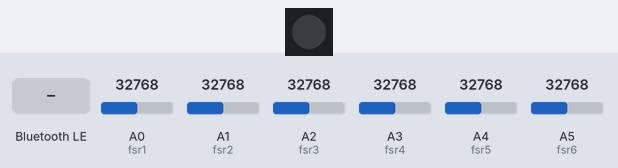
This program was run on a simulated CircuitPython board. Parts: 1 RGB LEDs in strip order, left to right. The test bench sets the inputs (shaded band); at power-on: A4 (fsr5) = 32768, A5 (fsr6) = 32768, A0 (fsr1) = 32768, A1 (fsr2) = 32768, A2 (fsr3) = 32768, A3 (fsr4) = 32768 (analog values on the 0–65535 scale). Dim RGB values are drawn brighter than linear; nothing arrives over Bluetooth unless stated; what the program prints to the serial console is not drawn.

Above: at 1.2 s.
1.3 s: "c" written over Bluetooth (the phone connects first, if it has not yet)
At 1.9 s:
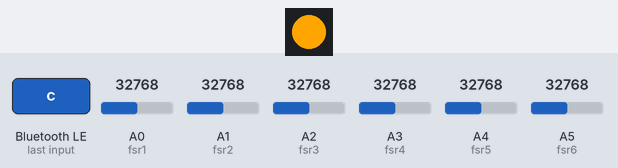
2.8 s: A4 (fsr5) set to 22608
5.8 s: A4 (fsr5) set to 21360
At 7.26 s:
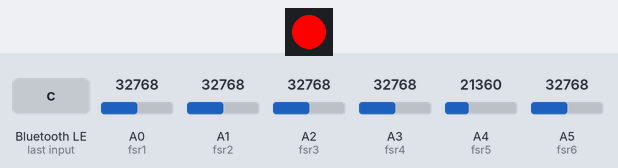
8.8 s: "r" written over Bluetooth (the phone connects first, if it has not yet)
At 9.1 s:
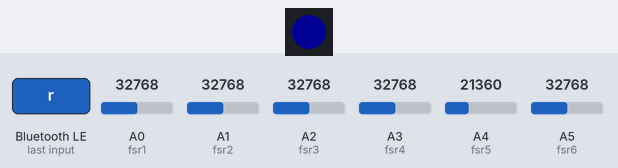
10.3 s: "calibrate" written over Bluetooth (the phone connects first, if it has not yet)
At 10.6 s:
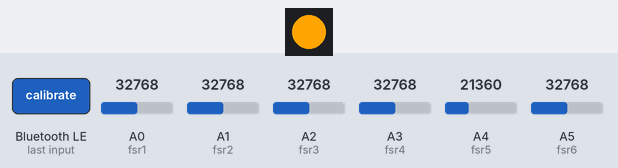
11.8 s: A5 (fsr6) set to 23056
14.8 s: A5 (fsr6) set to 21312
At 15.55 s:
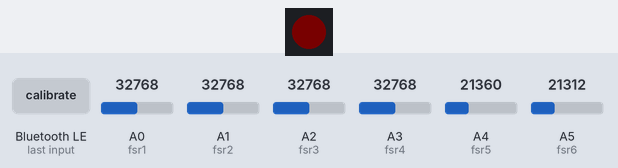
Timing chart, 0 to 18.8 s (numbered marks = the images above; inputs shaded):
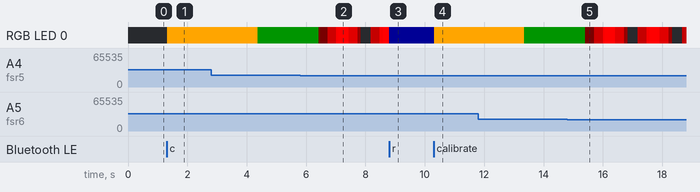

The program:

main.py
```python
# Write your code here :-)
# Posture Checker - CircuitPython
# Hardware: Adafruit ESP32-S3 Feather (8MB Flash, No PSRAM)
# Sensors:  FSR on A0, FSR on A1, FSR on A2 (velostat/conductive sheet compatible)
# BLE:      Adafruit Bluefruit Connect app (UART mode)
#
# Wiring:
#   FSR1: one leg → 3.3V, other leg → A0; 10K pulldown from A0 → GND
#   FSR2: one leg → 3.3V, other leg → A1; 10K pulldown from A1 → GND
#   FSR3: one leg → 3.3V, other leg → A2; 10K pulldown from A2 → GND
#   Velostat (optional swap-in): same wiring, just replace the FSR
#
# Required libraries in /lib:
#   adafruit_ble/
#   adafruit_bluefruit_connect/
#   neopixel.mpy

import time
import board
import analogio
import neopixel
import adafruit_ble
from adafruit_ble.advertising.standard import ProvideServicesAdvertisement
from adafruit_ble.services.nordic import UARTService

# ════════════════════════════════════════════════════════════════════════════
#  SENSOR CONFIGURATION  —  edit this section to tune your setup
# ════════════════════════════════════════════════════════════════════════════

# ── Resistor config ──────────────────────────────────────────────────────────
PULLDOWN_OHMS  = 10_000       # value of your pulldown resistors (ohms)
REFERENCE_OHMS = 10_000       # reference used when tuning thresholds below
SCALE = REFERENCE_OHMS / PULLDOWN_OHMS

# ── Calibration timing ───────────────────────────────────────────────────────
CALIBRATION_SAMPLES = 20      # total samples averaged  (more = smoother baseline)
CALIBRATION_DELAY   = 0.15    # seconds between samples (~3 s total at defaults)

# ── Sensor type assignment ───────────────────────────────────────────────────
# Set each channel to "circle", "square", or "velostat"
# This controls which deviation thresholds and pressure labels are applied.
SENSOR_TYPE = {
    "fsr1": "circle",         # A0 — circle FSR
    "fsr2": "circle",          # A1 — circle FSR
    "fsr3": "square",
    "fsr4": "square",         # A0 — circle FSR
    "fsr5": "velostat",       # A1 — square FSR
    "fsr6": "velostat",       # A2 — velostat / conductive sheet
}

# ── Per-type deviation thresholds ────────────────────────────────────────────
# Alert fires when reading deviates from baseline by more than these factors.
#   e.g. 0.25 = alert if reading is >125% or <75% of baseline
DEVIATION = {
    "circle":   0.6,        # ±25%  →  >1.25x or <0.75x baseline
    "square":   0.7,         # ±25%  →  >1.25x or <0.75x baseline
    "velostat": 0.2,         # ±10%  →  >1.10x or <0.90x baseline
}

# ── Pressure labels & ranges (raw 10-bit readings, 0–1023) ───────────────────
# Observed ranges from testing — update freely as you gather more data.
#
# Format: list of (upper_limit, label) pairs in ascending order.
# The last entry's limit is ignored (it's the catch-all "highest" bucket).
#
# CIRCLE FSR (A0)
#   Regular chair  — backseat 150-350, frontseat 5-50, lower back 0-50, upper back 0-250
#   Office chair   — backseat 100-250, frontseat 0-15, lower back 0-20, upper back 0-20
CIRCLE_THRESHOLDS = [
    (15,  "No contact"),       # below office-chair frontseat low end
    (50,  "Very light"),       # regular chair frontseat / lower-back range
    (150, "Light"),            # below regular chair backseat low end
    (250, "Moderate"),         # office chair backseat top / upper back
    (350, "Firm"),             # regular chair backseat top
    (float("inf"), "Heavy"),   # above all observed ranges
]

# SQUARE FSR (A1)
#   Office chair  — backseat 900-max, frontseat 350-800, lower back 500-700, upper 450-750
SQUARE_THRESHOLDS = [
    (350,  "No/minimal contact"),  # below frontseat low end
    (450,  "Light"),               # bottom of upper-back range
    (700,  "Moderate"),            # mid-range (lower back / upper back)
    (800,  "Firm"),                # top of frontseat range
    (900,  "High"),                # approaching backseat territory
    (float("inf"), "Max load"),    # backseat 900+
]

# VELOSTAT / CONDUCTIVE SHEET (A2)
#   ~650  = no pressure
#   750–850 = normal posture
#   850+  = too much pressure
VELOSTAT_THRESHOLDS = [
    (100,  "No pressure"),         # sensor at rest, no contact
    (200,  "Below normal"),        # between rest and good-posture band
    (300,  "Normal posture"),      # target zone
    (float("inf"), "Excess pressure"),  # over-compressed
]

# Map type names → their threshold lists (no need to edit this)
_THRESHOLDS = {
    "circle":   CIRCLE_THRESHOLDS,
    "square":   SQUARE_THRESHOLDS,
    "velostat": VELOSTAT_THRESHOLDS,
}

# ════════════════════════════════════════════════════════════════════════════
#  END OF SENSOR CONFIGURATION
# ════════════════════════════════════════════════════════════════════════════

# ── Analog inputs ────────────────────────────────────────────────────────────
fsr1 = analogio.AnalogIn(board.A0)
fsr2 = analogio.AnalogIn(board.A1)
fsr3 = analogio.AnalogIn(board.A2)
fsr4 = analogio.AnalogIn(board.A3)
fsr5 = analogio.AnalogIn(board.A4)
fsr6 = analogio.AnalogIn(board.A5)

# ── Calibration state ────────────────────────────────────────────────────────
calibration = {
    "fsr1_baseline": None,
    "fsr2_baseline": None,
    "fsr3_baseline": None,
    "fsr4_baseline": None,
    "fsr5_baseline": None,
    "fsr6_baseline": None,
    "is_calibrated": False,
}

# ── BLE setup ────────────────────────────────────────────────────────────────
ble  = adafruit_ble.BLERadio()
ble.name = "Posture Check BT Daniel"
uart = UARTService()
advertisement = ProvideServicesAdvertisement(uart)

# ── Onboard NeoPixel (ESP32-S3 Feather has one on NEOPIXEL pin) ──────────────
pixel = neopixel.NeoPixel(board.NEOPIXEL, 1, brightness=1.0, auto_write=True)

# Colour constants  (R, G, B)
COLOR_OFF        = (0,   0,   0)
COLOR_GOOD       = (0,   20,  0)    # dim green  — good posture
COLOR_ALERT      = (255, 0,   0)    # bright red — bad posture (flash ON phase)
COLOR_UNCALIB    = (0,   0,   20)   # dim blue   — not yet calibrated
COLOR_CALIBRATING= (255, 165, 0)    # orange     — calibration in progress

# Pulse state for the alert animation
import math
PULSE_PERIOD  = 1.5                 # seconds for one full breathe-in + breathe-out cycle
_pulse_start  = 0.0                 # set when posture_bad first becomes True


def led_good():
    """Steady dim green — posture is fine."""
    pixel.brightness = 1.0
    pixel[0] = COLOR_GOOD


def led_alert_tick():
    """
    Call this frequently inside the main loop when posture is bad.
    Smoothly pulses bright red using a sine wave (breathing effect).
    No blocking sleeps — safe to call every loop iteration.
    """
    phase      = (time.monotonic() - _pulse_start) / PULSE_PERIOD  # 0..1 per cycle
    brightness = (math.sin(phase * 2 * math.pi - math.pi / 2) + 1) / 2
    pixel.brightness = brightness
    pixel[0]   = COLOR_ALERT


def led_uncalibrated():
    """Dim blue — device is connected but not yet calibrated."""
    pixel.brightness = 1.0
    pixel[0] = COLOR_UNCALIB


def led_calibrating():
    """Orange — calibration is actively running."""
    pixel.brightness = 1.0
    pixel[0] = COLOR_CALIBRATING


def led_off():
    """All off — BLE disconnected / idle."""
    pixel.brightness = 1.0
    pixel[0] = COLOR_OFF


# ── Helpers ──────────────────────────────────────────────────────────────────

def get_reading(pin):
    """Return a scaled 10-bit FSR reading (0–1023) normalized to REFERENCE_OHMS."""
    return min(1023, int((pin.value >> 6) * SCALE))


def pressure_label(reading, sensor_type):
    """Return a human-readable pressure label for a raw reading."""
    thresholds = _THRESHOLDS.get(sensor_type, CIRCLE_THRESHOLDS)
    for limit, label in thresholds:
        if reading < limit:
            return label
    return thresholds[-1][1]


FSR1_THRESHOLDS = [
    (10,  "No pressure"),
    (250, "Light touch"),
    (400, "Light squeeze"),
    (900, "Medium squeeze"),
    (float("inf"), "Big squeeze"),
]

FSR2_THRESHOLDS = [
    (5,   "No pressure"),
    (100, "Light touch"),
    (250, "Light squeeze"),
    (450, "Medium squeeze"),
    (float("inf"), "Big squeeze"),
]

FSR3_THRESHOLDS = [
    (5,   "No pressure"),
    (100, "Light touch"),
    (250, "Light squeeze"),
    (450, "Medium squeeze"),
    (float("inf"), "Big squeeze"),
]


def uart_println(uart_svc, text):
    """Send a line of text over BLE UART."""
    uart_svc.write((text + "\r\n").encode())


def run_calibration(uart_svc):
    """
    Average CALIBRATION_SAMPLES readings for each sensor and store baselines.
    Sends progress updates over UART so the user can follow along.
    """
    uart_println(uart_svc, "")
    uart_println(uart_svc, "=== CALIBRATION STARTED ===")
    uart_println(uart_svc, "Sit in your comfortable rest/good-posture position.")
    uart_println(uart_svc, f"Taking {CALIBRATION_SAMPLES} samples over "
                           f"~{int(CALIBRATION_SAMPLES * CALIBRATION_DELAY)} seconds...")
    uart_println(uart_svc, "")

    led_calibrating()   # orange while sampling

    sum1 = 0
    sum2 = 0
    sum3 = 0
    sum4 = 0
    sum5 = 0
    sum6 = 0

    for i in range(1, CALIBRATION_SAMPLES + 1):
        sum1 += get_reading(fsr1)
        sum2 += get_reading(fsr2)
        sum3 += get_reading(fsr3)
        sum4 += get_reading(fsr4)
        sum5 += get_reading(fsr5)
        sum6 += get_reading(fsr6)


        # Simple progress bar every 5 samples
        if i % 5 == 0:
            pct = int((i / CALIBRATION_SAMPLES) * 100)
            bar = "#" * (pct // 10) + "." * (10 - pct // 10)
            uart_println(uart_svc, f"  [{bar}] {pct}%")

        time.sleep(CALIBRATION_DELAY)

    baseline1 = sum1 / CALIBRATION_SAMPLES
    baseline2 = sum2 / CALIBRATION_SAMPLES
    baseline3 = sum3 / CALIBRATION_SAMPLES
    baseline4 = sum4 / CALIBRATION_SAMPLES
    baseline5 = sum5 / CALIBRATION_SAMPLES
    baseline6 = sum6 / CALIBRATION_SAMPLES

    calibration["fsr1_baseline"]  = baseline1
    calibration["fsr2_baseline"]  = baseline2
    calibration["fsr3_baseline"]  = baseline3
    calibration["fsr4_baseline"]  = baseline4
    calibration["fsr5_baseline"]  = baseline5
    calibration["fsr6_baseline"]  = baseline6
    calibration["is_calibrated"]  = True

    uart_println(uart_svc, "")
    uart_println(uart_svc, "=== CALIBRATION COMPLETE ===")
    uart_println(uart_svc, f"  FSR1 ({SENSOR_TYPE['fsr1']}) baseline : {baseline1:.1f}  "
                           f"({pressure_label(int(baseline1), SENSOR_TYPE['fsr1'])})")
    uart_println(uart_svc, f"  FSR2 ({SENSOR_TYPE['fsr2']}) baseline : {baseline2:.1f}  "
                           f"({pressure_label(int(baseline2), SENSOR_TYPE['fsr2'])})")
    uart_println(uart_svc, f"  FSR3 ({SENSOR_TYPE['fsr3']}) baseline : {baseline3:.1f}  "
                           f"({pressure_label(int(baseline3), SENSOR_TYPE['fsr3'])})")
    uart_println(uart_svc, f"  FSR4 ({SENSOR_TYPE['fsr4']}) baseline : {baseline4:.1f}  "
                           f"({pressure_label(int(baseline4), SENSOR_TYPE['fsr4'])})")
    uart_println(uart_svc, f"  FSR5 ({SENSOR_TYPE['fsr5']}) baseline : {baseline5:.1f}  "
                           f"({pressure_label(int(baseline5), SENSOR_TYPE['fsr5'])})")
    uart_println(uart_svc, f"  FSR6 ({SENSOR_TYPE['fsr6']}) baseline : {baseline6:.1f}  "
                           f"({pressure_label(int(baseline6), SENSOR_TYPE['fsr6'])})")
    uart_println(uart_svc, f"  Thresholds → circle ±{int(DEVIATION['circle']*100)}%  "
                           f"square ±{int(DEVIATION['square']*100)}%  "
                           f"velostat ±{int(DEVIATION['velostat']*100)}%")
    uart_println(uart_svc, "Monitoring will now begin.")
    uart_println(uart_svc, "")

    led_good()          # green — ready to monitor


def check_posture(uart_svc, r1, r2, r3, r4, r5, r6):
    """
    Compare current readings against calibrated baselines using per-sensor
    deviation thresholds based on sensor type.
    Returns a list of alert strings (empty list = good posture).
    """
    alerts = []

    sensors = [
        ("FSR1", r1, calibration["fsr1_baseline"], SENSOR_TYPE["fsr1"]),
        ("FSR2", r2, calibration["fsr2_baseline"], SENSOR_TYPE["fsr2"]),
        ("FSR3", r3, calibration["fsr3_baseline"], SENSOR_TYPE["fsr3"]),
        ("FSR4", r4, calibration["fsr4_baseline"], SENSOR_TYPE["fsr4"]),
        ("FSR5", r5, calibration["fsr5_baseline"], SENSOR_TYPE["fsr5"]),
        ("FSR6", r6, calibration["fsr6_baseline"], SENSOR_TYPE["fsr6"]),
    ]

    for name, reading, baseline, stype in sensors:
        if baseline is None or baseline == 0:
            continue

        threshold = DEVIATION[stype]
        ratio     = reading / baseline

        # Alert if reading is more than threshold above OR below baseline
        if ratio > (1 + threshold) or ratio < (1 - threshold):
            direction = "increased" if reading > baseline else "decreased"
            pct_off   = int(abs(ratio - 1) * 100)
            alerts.append(
                f"  ⚠ {name} ({stype}) pressure {direction} by {pct_off}%  "
                f"(now {reading}, baseline {baseline:.1f}, "
                f"limit ±{int(threshold * 100)}%)"
            )

    return alerts


# ── Main loop ────────────────────────────────────────────────────────────────

print("Posture Checker booting — advertising BLE...")
led_off()   # start dark while waiting for connection

while True:
    # ── Advertise until a client connects ────────────────────────────────────
    ble.start_advertising(advertisement)
    print("Waiting for BLE connection...")

    while not ble.connected:
        pass

    ble.stop_advertising()
    print("BLE connected.")


    # Show blue if uncalibrated, green if already calibrated from a prior session
    if calibration["is_calibrated"]:
        led_good()
    else:
        led_uncalibrated()

    uart_println(uart, "=== Posture Checker Connected ===")
    uart_println(uart, "Commands:")
    uart_println(uart, "  c  or  calibrate  → start calibration")
    uart_println(uart, "  s  or  status     → show current readings")
    uart_println(uart, "  r  or  reset      → clear calibration")
    uart_println(uart, "")

    if not calibration["is_calibrated"]:
        uart_println(uart, "⚠ Not yet calibrated. Send 'c' to calibrate.")

    last_monitor_time = 0
    MONITOR_INTERVAL  = 2.0   # seconds between posture checks during monitoring
    posture_bad       = False  # tracks current alert state for LED

    # ── Per-connection event loop ─────────────────────────────────────────────
    while ble.connected:

        # ── Handle incoming UART commands ─────────────────────────────────────
        if uart.in_waiting:
            raw = uart.readline()
            if raw:
                cmd = raw.decode("utf-8").strip().lower()

                if cmd in ("c", "calibrate"):
                    run_calibration(uart)
                    posture_bad = False   # reset alert state after calibration

                elif cmd in ("s", "status"):
                    r1 = get_reading(fsr1)
                    r2 = get_reading(fsr2)
                    r3 = get_reading(fsr3)
                    r4 = get_reading(fsr4)
                    r5 = get_reading(fsr5)
                    r6 = get_reading(fsr6)
                    uart_println(uart, "--- Current Readings ---")
                    uart_println(uart, f"  FSR1 ({SENSOR_TYPE['fsr1']}): {r1}  "
                                       f"({pressure_label(r1, SENSOR_TYPE['fsr1'])})")
                    uart_println(uart, f"  FSR2 ({SENSOR_TYPE['fsr2']}): {r2}  "
                                       f"({pressure_label(r2, SENSOR_TYPE['fsr2'])})")
                    uart_println(uart, f"  FSR3 ({SENSOR_TYPE['fsr3']}): {r3}  "
                                       f"({pressure_label(r3, SENSOR_TYPE['fsr3'])})")
                    uart_println(uart, f"  FSR4 ({SENSOR_TYPE['fsr4']}): {r4}  "
                                       f"({pressure_label(r4, SENSOR_TYPE['fsr4'])})")
                    uart_println(uart, f"  FSR5 ({SENSOR_TYPE['fsr5']}): {r5}  "
                                       f"({pressure_label(r5, SENSOR_TYPE['fsr5'])})")
                    uart_println(uart, f"  FSR6 ({SENSOR_TYPE['fsr6']}): {r6}  "
                                       f"({pressure_label(r6, SENSOR_TYPE['fsr6'])})")
                    if calibration["is_calibrated"]:
                        uart_println(uart, f"  Baseline → FSR1: {calibration['fsr1_baseline']:.1f}  "
                                           f"FSR2: {calibration['fsr2_baseline']:.1f}  "
                                           f"FSR3: {calibration['fsr3_baseline']:.1f}  "
                                           f"FSR4: {calibration['fsr4_baseline']:.1f}  "
                                           f"FSR5: {calibration['fsr5_baseline']:.1f}  "
                                           f"FSR6: {calibration['fsr6_baseline']:.1f}")
                    else:
                        uart_println(uart, "  (not calibrated yet)")
                    uart_println(uart, "")

                elif cmd in ("r", "reset"):
                    calibration["fsr1_baseline"]  = None
                    calibration["fsr2_baseline"]  = None
                    calibration["fsr3_baseline"]  = None
                    calibration["fsr4_baseline"]  = None
                    calibration["fsr5_baseline"]  = None
                    calibration["fsr6_baseline"]  = None
                    calibration["is_calibrated"]  = False
                    posture_bad = False
                    led_uncalibrated()
                    uart_println(uart, "Calibration reset. Send 'c' to recalibrate.")

                else:
                    uart_println(uart, f"Unknown command: '{cmd}'")
                    uart_println(uart, "Valid commands: c/calibrate  s/status  r/reset")

        # ── Periodic posture monitoring (only after calibration) ───────────────
        now = time.monotonic()
        if calibration["is_calibrated"] and (now - last_monitor_time >= MONITOR_INTERVAL):
            last_monitor_time = now

            r1 = get_reading(fsr1)
            r2 = get_reading(fsr2)
            r3 = get_reading(fsr3)
            r4 = get_reading(fsr4)
            r5 = get_reading(fsr5)
            r6 = get_reading(fsr6)

            alerts = check_posture(uart, r1, r2, r3, r4, r5, r6)

            if alerts:
                if not posture_bad:
                    posture_bad = True
                    _pulse_start = time.monotonic()   # start pulse from zero
                uart_println(uart, "--- POSTURE ALERT ---")
                for a in alerts:
                    uart_println(uart, a)
                uart_println(uart, "")
            else:
                if posture_bad:
                    posture_bad = False  # returning to good posture
                    led_good()           # immediately restore green
                # Good posture: silent (no spam). Send 's' anytime to check manually.

        # ── LED tick — runs every loop iteration for smooth flashing ──────────
        if posture_bad:
            led_alert_tick()             # non-blocking red flash

    led_off()   # BLE dropped — go dark
    print("BLE disconnected. Re-advertising...")
```

Measured:
- the behaviour switches between 21888 and 21872 on A4 (fsr5) (found by bisection; images 1 and 2)
- the behaviour switches between 21888 and 21872 on A5 (fsr6) (found by bisection; images 4 and 5)
- after the input at 1.3 s, RGB LED 0: off → RGB(255, 165, 0) at once
- after the input at 10.3 s, RGB LED 0: RGB(0, 0, 20) → RGB(255, 165, 0) at once
